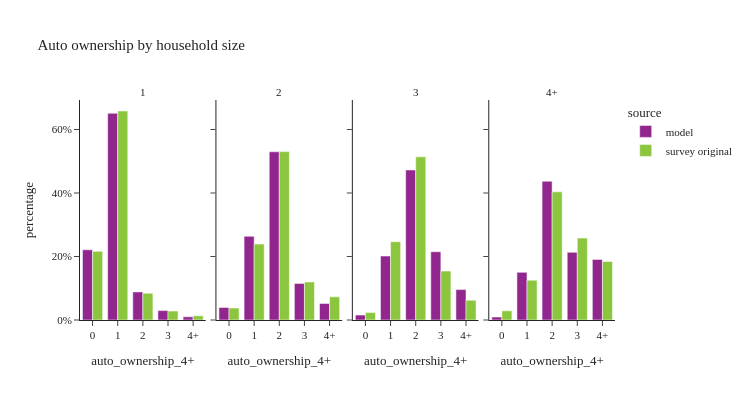

This figure's notebook cell:
### Code cell
util.plot_share_facetbar(hh_data, 'hh_weight', share_col="auto_ownership_4+", title="Auto ownership by household size", 
                            facet_col="hhsize_4+", facet_col_wrap=4, height=400, orientation='v')

### Figure 1 — Plotly figure (JSON) as saved in the notebook; plotly's stock layout.template omitted (floating-point values rounded to 4 significant figures)
{"data": [{"alignmentgroup": "True", "customdata": [[106703], [314219], [42694], [14270], [4820]], "hovertemplate": "source=model<br>hhsize_4+=1<br>auto_ownership_4+=%{x}<br>percentage=%{y}<br>sample_size=%{customdata[0]}<extra></extra>", "legendgroup": "model", "marker": {"color": "#91268F", "pattern": {"shape": ""}}, "name": "model", "offsetgroup": "model", "orientation": "v", "showlegend": true, "textposition": "auto", "type": "bar", "x": ["0", "1", "2", "3", "4+"], "xaxis": "x", "y": [0.2211, 0.651, 0.08845, 0.02956, 0.009985], "yaxis": "y"}, {"alignmentgroup": "True", "customdata": [[23058], [153587], [308681], [67076], [30342]], "hovertemplate": "source=model<br>hhsize_4+=2<br>auto_ownership_4+=%{x}<br>percentage=%{y}<br>sample_size=%{customdata[0]}<extra></extra>", "legendgroup": "model", "marker": {"color": "#91268F", "pattern": {"shape": ""}}, "name": "model", "offsetgroup": "model", "orientation": "v", "showlegend": false, "textposition": "auto", "type": "bar", "x": ["0", "1", "2", "3", "4+"], "xaxis": "x2", "y": [0.03957, 0.2636, 0.5297, 0.1151, 0.05207], "yaxis": "y2"}, {"alignmentgroup": "True", "customdata": [[4207], [54861], [128680], [58584], [26113]], "hovertemplate": "source=model<br>hhsize_4+=3<br>auto_ownership_4+=%{x}<br>percentage=%{y}<br>sample_size=%{customdata[0]}<extra></extra>", "legendgroup": "model", "marker": {"color": "#91268F", "pattern": {"shape": ""}}, "name": "model", "offsetgroup": "model", "orientation": "v", "showlegend": false, "textposition": "auto", "type": "bar", "x": ["0", "1", "2", "3", "4+"], "xaxis": "x3", "y": [0.01544, 0.2014, 0.4723, 0.215, 0.09585], "yaxis": "y3"}, {"alignmentgroup": "True", "customdata": [[3641], [59710], [173923], [84764], [75919]], "hovertemplate": "source=model<br>hhsize_4+=4+<br>auto_ownership_4+=%{x}<br>percentage=%{y}<br>sample_size=%{customdata[0]}<extra></extra>", "legendgroup": "model", "marker": {"color": "#91268F", "pattern": {"shape": ""}}, "name": "model", "offsetgroup": "model", "orientation": "v", "showlegend": false, "textposition": "auto", "type": "bar", "x": ["0", "1", "2", "3", "4+"], "xaxis": "x4", "y": [0.009149, 0.15, 0.437, 0.213, 0.1908], "yaxis": "y4"}, {"alignmentgroup": "True", "customdata": [[503], [951], [116], [24], [13]], "hovertemplate": "source=survey original<br>hhsize_4+=1<br>auto_ownership_4+=%{x}<br>percentage=%{y}<br>sample_size=%{customdata[0]}<extra></extra>", "legendgroup": "survey original", "marker": {"color": "#8CC63E", "pattern": {"shape": ""}}, "name": "survey original", "offsetgroup": "survey original", "orientation": "v", "showlegend": true, "textposition": "auto", "type": "bar", "x": ["0", "1", "2", "3", "4+"], "xaxis": "x", "y": [0.2162, 0.6582, 0.08423, 0.02814, 0.01323], "yaxis": "y"}, {"alignmentgroup": "True", "customdata": [[113], [526], [612], [130], [52]], "hovertemplate": "source=survey original<br>hhsize_4+=2<br>auto_ownership_4+=%{x}<br>percentage=%{y}<br>sample_size=%{customdata[0]}<extra></extra>", "legendgroup": "survey original", "marker": {"color": "#8CC63E", "pattern": {"shape": ""}}, "name": "survey original", "offsetgroup": "survey original", "orientation": "v", "showlegend": false, "textposition": "auto", "type": "bar", "x": ["0", "1", "2", "3", "4+"], "xaxis": "x2", "y": [0.03788, 0.239, 0.5303, 0.1199, 0.0729], "yaxis": "y2"}, {"alignmentgroup": "True", "customdata": [[12], [123], [183], [64], [23]], "hovertemplate": "source=survey original<br>hhsize_4+=3<br>auto_ownership_4+=%{x}<br>percentage=%{y}<br>sample_size=%{customdata[0]}<extra></extra>", "legendgroup": "survey original", "marker": {"color": "#8CC63E", "pattern": {"shape": ""}}, "name": "survey original", "offsetgroup": "survey original", "orientation": "v", "showlegend": false, "textposition": "auto", "type": "bar", "x": ["0", "1", "2", "3", "4+"], "xaxis": "x3", "y": [0.02333, 0.2465, 0.5139, 0.154, 0.06236], "yaxis": "y3"}, {"alignmentgroup": "True", "customdata": [[11], [94], [203], [71], [46]], "hovertemplate": "source=survey original<br>hhsize_4+=4+<br>auto_ownership_4+=%{x}<br>percentage=%{y}<br>sample_size=%{customdata[0]}<extra></extra>", "legendgroup": "survey original", "marker": {"color": "#8CC63E", "pattern": {"shape": ""}}, "name": "survey original", "offsetgroup": "survey original", "orientation": "v", "showlegend": false, "textposition": "auto", "type": "bar", "x": ["0", "1", "2", "3", "4+"], "xaxis": "x4", "y": [0.0289, 0.1253, 0.4036, 0.258, 0.1842], "yaxis": "y4"}], "layout": {"annotations": [{"font": {}, "showarrow": false, "text": "1", "x": 0.1175, "xanchor": "center", "xref": "paper", "y": 1.0, "yanchor": "bottom", "yref": "paper"}, {"font": {}, "showarrow": false, "text": "2", "x": 0.3725, "xanchor": "center", "xref": "paper", "y": 1.0, "yanchor": "bottom", "yref": "paper"}, {"font": {}, "showarrow": false, "text": "3", "x": 0.6275, "xanchor": "center", "xref": "paper", "y": 1.0, "yanchor": "bottom", "yref": "paper"}, {"font": {}, "showarrow": false, "text": "4+", "x": 0.8825, "xanchor": "center", "xref": "paper", "y": 1.0, "yanchor": "bottom", "yref": "paper"}], "barmode": "group", "height": 400, "legend": {"title": {"text": "source"}, "tracegroupgap": 0}, "title": {"text": "Auto ownership by household size"}, "width": 750, "xaxis": {"anchor": "y", "domain": [0.0, 0.235], "title": {"text": "auto_ownership_4+"}}, "xaxis2": {"anchor": "y2", "domain": [0.255, 0.49], "matches": "x", "title": {"text": "auto_ownership_4+"}}, "xaxis3": {"anchor": "y3", "domain": [0.51, 0.745], "matches": "x", "title": {"text": "auto_ownership_4+"}}, "xaxis4": {"anchor": "y4", "domain": [0.765, 1.0], "matches": "x", "title": {"text": "auto_ownership_4+"}}, "yaxis": {"anchor": "x", "domain": [0.0, 1.0], "tickformat": ".0%", "title": {"text": "percentage"}}, "yaxis2": {"anchor": "x2", "domain": [0.0, 1.0], "matches": "y", "showticklabels": false, "tickformat": ".0%"}, "yaxis3": {"anchor": "x3", "domain": [0.0, 1.0], "matches": "y", "showticklabels": false, "tickformat": ".0%"}, "yaxis4": {"anchor": "x4", "domain": [0.0, 1.0], "matches": "y", "showticklabels": false, "tickformat": ".0%"}}}
